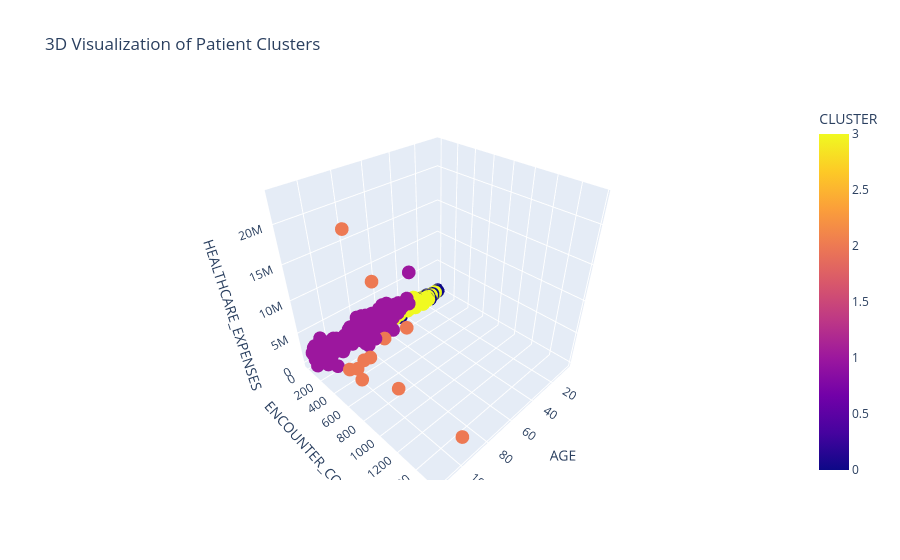

The code cell stored with this chart in its notebook:
### Code cell
fig = px.scatter_3d(
    patient_features,
    x="AGE",
    y="ENCOUNTER_COUNT",
    z="HEALTHCARE_EXPENSES",
    color="CLUSTER",
    hover_data=[
        "DIAGNOSIS_COUNT",
        "MEDICATION_COUNT",
        "PROCEDURE_COUNT"
    ],
    title="3D Visualization of Patient Clusters"
)

fig.show()

### Figure 1 — Plotly figure (JSON) as saved in the notebook; plotly's stock layout.template omitted (floating-point values rounded to 4 significant figures; data arrays with more than 128 entries replaced by an {"elided": "..."} marker saying what was removed)
{"data": [{"customdata": {"elided": "1163x3 float values"}, "hovertemplate": "AGE=%{x}<br>ENCOUNTER_COUNT=%{y}<br>HEALTHCARE_EXPENSES=%{z}<br>DIAGNOSIS_COUNT=%{customdata[0]}<br>MEDICATION_COUNT=%{customdata[1]}<br>PROCEDURE_COUNT=%{customdata[2]}<br>CLUSTER=%{marker.color}<extra></extra>", "legendgroup": "", "marker": {"color": {"elided": "1163 int values"}, "coloraxis": "coloraxis", "symbol": "circle"}, "mode": "markers", "name": "", "scene": "scene", "showlegend": false, "type": "scatter3d", "x": {"elided": "1163 int values"}, "y": {"elided": "1163 int values"}, "z": {"elided": "1163 float values"}}], "layout": {"coloraxis": {"colorbar": {"title": {"text": "CLUSTER"}}, "colorscale": [[0, "#0d0887"], [0.1111, "#46039f"], [0.2222, "#7201a8"], [0.3333, "#9c179e"], [0.4444, "#bd3786"], [0.5556, "#d8576b"], [0.6667, "#ed7953"], [0.7778, "#fb9f3a"], [0.8889, "#fdca26"], [1, "#f0f921"]]}, "legend": {"tracegroupgap": 0}, "scene": {"domain": {"x": [0, 1], "y": [0, 1]}, "xaxis": {"title": {"text": "AGE"}}, "yaxis": {"title": {"text": "ENCOUNTER_COUNT"}}, "zaxis": {"title": {"text": "HEALTHCARE_EXPENSES"}}}, "title": {"text": "3D Visualization of Patient Clusters"}}}
